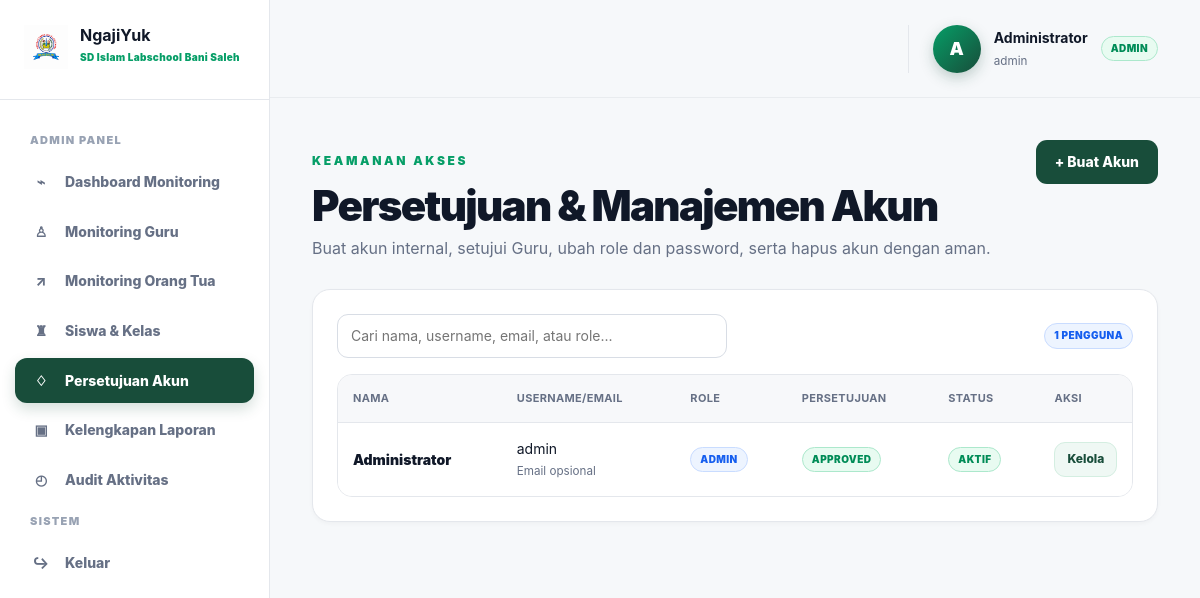
/admin/users.php (signed in), run on the app's committed database.
### tables this page shows
CREATE TABLE IF NOT EXISTS users (
  id CHAR(36) NOT NULL,
  username VARCHAR(80) NOT NULL,
  email VARCHAR(190) NULL,
  password_hash VARCHAR(255) NOT NULL,
  full_name VARCHAR(190) NOT NULL,
  role ENUM('admin','guru','orang_tua') NOT NULL,
  approval_status ENUM('pending','approved','rejected') NOT NULL DEFAULT 'pending',
  is_active TINYINT(1) NOT NULL DEFAULT 1,
  phone VARCHAR(100) NULL,
  address TEXT NULL,
  bio TEXT NULL,
  photo_url VARCHAR(500) NULL,
  last_login_at DATETIME NULL,
  approved_at DATETIME NULL,
  approved_by CHAR(36) NULL,
  created_at DATETIME NOT NULL DEFAULT CURRENT_TIMESTAMP,
  updated_at DATETIME NOT NULL DEFAULT CURRENT_TIMESTAMP ON UPDATE CURRENT_TIMESTAMP,
  PRIMARY KEY (id),
  UNIQUE KEY users_username_unique (username),
  UNIQUE KEY users_email_unique (email),
  KEY users_role_status_idx (role, approval_status, is_active),
  KEY users_approved_by_idx (approved_by),
  CONSTRAINT users_approved_by_fk FOREIGN KEY (approved_by) REFERENCES users(id) ON DELETE SET NULL
);

### includes/helpers.php (called while the page is built, shortened)
<?php
function e(?string $value): string
{
    return htmlspecialchars($value ?? '', ENT_QUOTES | ENT_SUBSTITUTE, 'UTF-8');
}
function url(string $path = ''): string
{
    return rtrim(BASE_URL, '/') . '/' . ltrim($path, '/');
}

### config/database.php (called while the page is built, shortened)
<?php
function db(): PDO
{
    static $pdo = null;
    if ($pdo instanceof PDO) {
        return $pdo;
    }
    $dsn = sprintf(
        'mysql:host=%s;port=%s;dbname=%s;charset=utf8mb4',
        DB_HOST,
        DB_PORT,
        DB_NAME
    );
    $pdo = new PDO($dsn, DB_USER, DB_PASS, [
        PDO::ATTR_ERRMODE => PDO::ERRMODE_EXCEPTION,
        PDO::ATTR_DEFAULT_FETCH_MODE => PDO::FETCH_ASSOC,
        PDO::ATTR_EMULATE_PREPARES => false,
        PDO::MYSQL_ATTR_INIT_COMMAND => "SET NAMES utf8mb4 COLLATE utf8mb4_unicode_ci",
    ]);
    return $pdo;
}

### config/auth.php (called while the page is built, shortened)
<?php
function current_user(bool $refresh = false): ?array
{
    static $cached = null;
    if ($cached !== null && !$refresh) return $cached;
    $stmt = db()->prepare(
        'SELECT id, username, email, full_name, role, approval_status, is_active,
                phone, address, bio, photo_url, last_login_at, created_at
         FROM users WHERE id = ? LIMIT 1'
    );
    $stmt->execute([$_SESSION['user_id']]);
    $user = $stmt->fetch();
    return $cached = $user;
}
function require_login(): array
{
    $user = current_user();
    return $user;
}
function require_role(string ...$roles): array
{
    $user = require_login();
    return $user;
}
function dashboard_path(string $role): string
{
    return match ($role) {
        'admin' => 'admin/dashboard.php',
        'guru' => 'guru/dashboard.php',
        'orang_tua' => 'orangtua/dashboard.php',
        default => 'login.php',
    };
}

### admin/users.php (the view, shortened to what this page needs)
<?php
declare(strict_types=1);require dirname(__DIR__).'/config/bootstrap.php';$user=require_role('admin');$users=db()->query('SELECT id,username,email,full_name,role,approval_status,is_active,created_at FROM users ORDER BY created_at DESC')->fetchAll();$pageTitle='Persetujuan & Manajemen Akun';require ROOT_PATH.'/includes/header.php';?>
<div class="page-head"><div><p class="eyebrow">Keamanan Akses</p><h1 class="page-title">Persetujuan & Manajemen Akun</h1><p class="page-description">Buat akun internal, setujui Guru, ubah role dan password, serta hapus akun dengan aman.</p></div><button class="btn btn-primary" data-modal-open="create-account">+ Buat Akun</button></div><section class="card"><div class="filter-row"><input class="input" data-search-table="#users-table" placeholder="Cari nama, username, email, atau role..."><span class="badge badge-blue"><?= count($users) ?> Pengguna</span></div><div class="table-wrap"><table class="table" id="users-table"><thead><tr><th>Nama</th><th>Username/Email</th><th>Role</th><th>Persetujuan</th><th>Status</th><th>Aksi</th></tr></thead><tbody><?php foreach($users as $account):?><tr><td class="name"><?= e($account['full_name']) ?></td><td><?= e($account['username']) ?><br><small class="muted"><?= e($account['email']?:'Email opsional') ?></small></td><td><span class="badge badge-blue"><?= e(str_replace('_',' ',$account['role'])) ?></span></td><td><span class="badge <?= $account['approval_status']==='approved'?'badge-green':($account['approval_status']==='pending'?'badge-yellow':'badge-red') ?>"><?= e($account['approval_status']) ?></span></td><td><span class="badge <?= $account['is_active']?'badge-green':'badge-gray' ?>"><?= $account['is_active']?'Aktif':'Nonaktif' ?></span></td><td><details><summary class="btn btn-soft btn-sm">Kelola</summary></details></td></tr><?php endforeach;?></tbody></table></div></section>
<?= url('api/users/index.php') ?><?= csrf_field() ?><?php require ROOT_PATH.'/includes/footer.php';?>

### includes/header.php (shortened to what this page needs)
<?php
$user = $user ?? current_user();
?>
<!doctype html>
<html lang="id">
<head>
  <link rel="stylesheet" href="<?= url('assets/css/app.css') ?>">
</head>
<body>
<?php if ($user): ?>
  <?php require ROOT_PATH . '/includes/sidebar.php'; ?>
  <header class="topbar screen-only">
    <div class="account">
      <div class="avatar"><?= e(strtoupper(substr($user['full_name'], 0, 1))) ?></div>
      <div class="account-copy"><strong><?= e($user['full_name']) ?></strong><br><small class="muted"><?= e($user['username']) ?></small></div>
      <span class="role-badge badge-green"><?= e(str_replace('_', ' ', $user['role'])) ?></span>
    </div>
  </header>
  <main class="main">
<?php endif; ?>

### includes/sidebar.php (shortened to what this page needs)
<?php
$currentPath = str_replace('\\', '/', $_SERVER['SCRIPT_NAME'] ?? '');
$role = $user['role'];
$menus = [
  'admin' => [
    ['Dashboard Monitoring','admin/dashboard.php','⌁'],
    ['Monitoring Guru','admin/teachers.php','♙'],
    ['Monitoring Orang Tua','admin/parents.php','↗'],
    ['Siswa & Kelas','admin/students-classes.php','♜'],
    ['Persetujuan Akun','admin/users.php','♢'],
    ['Kelengkapan Laporan','admin/completeness.php','▣'],
    ['Audit Aktivitas','admin/audit.php','◴'],
  ],
  'guru' => [
    ['Dashboard','guru/dashboard.php','⌁'],
    ['Daftar Siswa','guru/students.php','♙'],
    ['Data Kelas','guru/classes.php','♜'],
    ['Presensi & Harian','guru/daily-reports.php','▣'],
    ['Ujian Kenaikan Level','guru/level-exams.php','♢'],
    ['Form Munaqosyah','guru/munaqosyah.php','♙'],
    ['Data Surat','guru/surah.php','▤'],
    ['Komposisi Nilai','guru/composition.php','♢'],
    ['3 Rapor Otomatis','guru/reports.php','▧'],
  ],
  'orang_tua' => [
    ['Dashboard Anak','orangtua/dashboard.php','⌁'],
    ['Komposisi Nilai','orangtua/composition.php','♢'],
    ['Data Surat','orangtua/surah.php','▤'],
    ['Biodata Orang Tua','orangtua/profile.php','⚙'],
  ],
];
?>
<aside class="sidebar screen-only">
  <div class="sidebar-brand"><a class="brand" href="<?= url(dashboard_path($role)) ?>"><img src="<?= url('assets/images/logo.png') ?>" alt="Logo"><span><strong><?= APP_NAME ?></strong><small><?= APP_SUBTITLE ?></small></span></a></div>
  <nav class="sidebar-nav">
    <p class="nav-caption"><?= $role === 'admin' ? 'Admin Panel' : ($role === 'guru' ? 'Menu Utama' : 'Laporan') ?></p>
    <?php foreach ($menus[$role] ?? [] as [$label,$href,$icon]): $active = str_ends_with($currentPath, '/' . $href); ?>
      <a class="nav-link <?= $active ? 'active' : '' ?>" href="<?= url($href) ?>"><span class="nav-icon"><?= $icon ?></span><?= e($label) ?></a>
    <?php endforeach; ?>
    <p class="nav-caption">Sistem</p>
    <a class="nav-link" href="<?= url('logout.php') ?>"><span class="nav-icon">↪</span>Keluar</a>
  </nav>
</aside>

### includes/footer.php (shortened to what this page needs)
<?php if (current_user()): ?></main><?php endif; ?>
</body>
</html>

### data on the page
users: full_name "A", full_name "Administrator", username "admin", role "ADMIN", email "Email opsional", approval_status "APPROVED", is_active "AKTIF"

### other printed values
APP_NAME "NgajiYuk"
APP_SUBTITLE "SD Islam Labschool Bani Saleh"
$icon "⌁"
$label "Dashboard Monitoring"
$icon "♙"
$label "Monitoring Guru"
$icon "↗"
$label "Monitoring Orang Tua"
$icon "♜"
$label "Siswa & Kelas"
$icon "♢"
$label "Persetujuan Akun"
$icon "▣"
$label "Kelengkapan Laporan"
$icon "◴"
